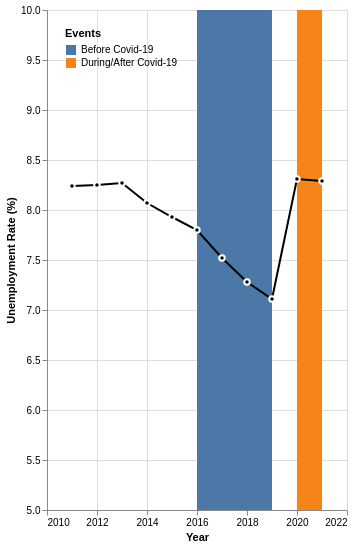

The specification (Vega-Lite) saved for this image:
### Vega-Lite specification from a JSON file in a GitHub repository (floating-point values rounded to 4 significant figures)
{"$schema": "https://vega.github.io/schema/vega-lite/v5.json", "width": "container", "height": 500, "background": "transparent", "data": {"values": [{"year": "2010", "YearAvgUnemployRate": null}, {"year": "2011", "YearAvgUnemployRate": 8.24}, {"year": "2012", "YearAvgUnemployRate": 8.25}, {"year": "2013", "YearAvgUnemployRate": 8.27}, {"year": "2014", "YearAvgUnemployRate": 8.07}, {"year": "2015", "YearAvgUnemployRate": 7.93}, {"year": "2016", "YearAvgUnemployRate": 7.8}, {"year": "2017", "YearAvgUnemployRate": 7.52}, {"year": "2018", "YearAvgUnemployRate": 7.28}, {"year": "2019", "YearAvgUnemployRate": 7.11}, {"year": "2020", "YearAvgUnemployRate": 8.31}, {"year": "2021", "YearAvgUnemployRate": 8.29}, {"year": "2022", "YearAvgUnemployRate": null}], "format": {"parse": {"year": "date:'%Y'"}}}, "layer": [{"mark": "rect", "data": {"values": [{"start": "2016", "end": "2019", "event": "Before Covid-19"}, {"start": "2020", "end": "2021", "event": "During/After Covid-19"}], "format": {"parse": {"start": "date:'%Y'", "end": "date:'%Y'"}}}, "encoding": {"x": {"field": "start", "timeUnit": "year"}, "x2": {"field": "end", "timeUnit": "year"}, "color": {"field": "event", "type": "nominal", "legend": {"title": "Events", "orient": "top-left", "direction": "vertical"}}}}, {"mark": {"type": "line", "point": true}, "encoding": {"x": {"field": "year", "timeUnit": "year", "title": "Year"}, "y": {"field": "YearAvgUnemployRate", "type": "quantitative", "title": "Unemployment Rate (%)", "scale": {"domain": [5, 10]}}, "color": {"value": "black"}}}, {"mark": "point", "encoding": {"x": {"field": "year", "timeUnit": "year"}, "y": {"field": "YearAvgUnemployRate", "type": "quantitative"}, "color": {"value": "white"}, "opacity": {"value": 1}, "tooltip": [{"field": "year", "type": "temporal", "format": "%Y", "title": "Year"}, {"field": "YearAvgUnemployRate", "type": "quantitative", "title": "World Average Unemployment Rate (%)"}]}}, {"mark": {"type": "text", "align": "center", "baseline": "middle"}, "encoding": {"x": {"field": "year", "timeUnit": "year"}}}]}
